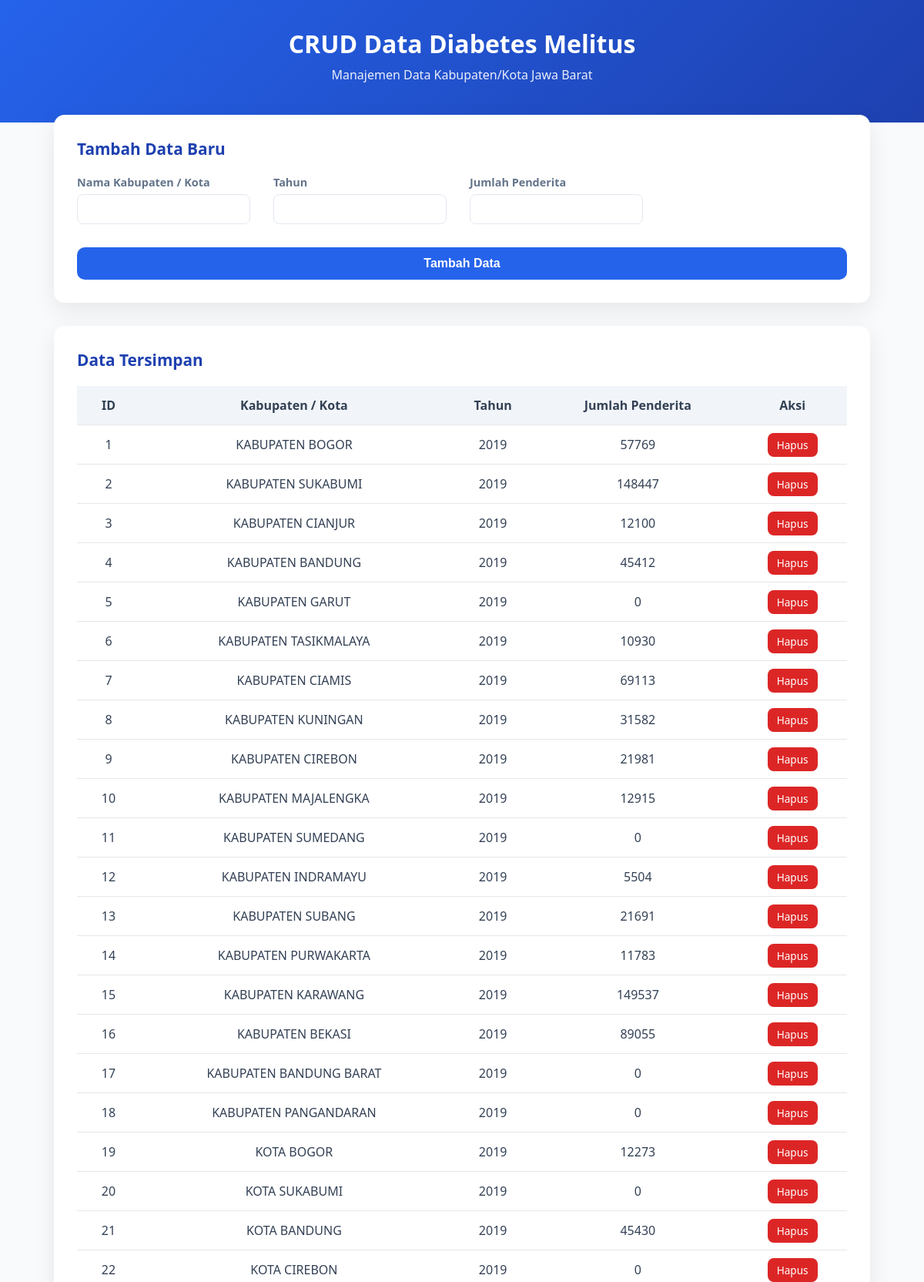
The app's page /crud (upper part) with its own data.
### tables this page shows
CREATE TABLE data_dm_input (
            id INTEGER PRIMARY KEY AUTOINCREMENT,
            nama_kabupaten TEXT,
            tahun INTEGER,
            jumlah_penderita INTEGER
        );

### app.py (the view, shortened to what this page needs)
@app.route("/crud", methods=["GET", "POST"])
def crud():
    conn = get_db_connection()
    data = conn.execute(
        "SELECT * FROM data_dm_input"
    ).fetchall()
    conn.close()
    return render_template("crud.html", data=data)

### app.py (called while the page is built)
def get_db_connection():
    conn = sqlite3.connect("database.db")
    conn.row_factory = sqlite3.Row
    return conn

### templates/crud.html (shortened to what this page needs)
<!DOCTYPE html>
<html lang="id">
    <head>
    </head>
    <body>
        <header>
            <h1>CRUD Data Diabetes Melitus</h1>
            <p>Manajemen Data Kabupaten/Kota Jawa Barat</p>
        </header>
        <main>
            <div class="card">
                <h2>Tambah Data Baru</h2>
                <form method="POST">
                    <div>
                        <label>Nama Kabupaten / Kota</label>
                        <input type="text" name="nama_kabupaten" required>
                    </div>
                    <div>
                        <label>Tahun</label>
                        <input type="number" name="tahun" required>
                    </div>
                    <div>
                        <label>Jumlah Penderita</label>
                        <input type="number" name="jumlah_penderita" required>
                    </div>
                    <button type="submit">Tambah Data</button>
                </form>
            </div>
            <div class="card">
                <h2>Data Tersimpan</h2>
                <table>
                    <thead>
                        <tr>
                            <th>ID</th>
                            <th>Kabupaten / Kota</th>
                            <th>Tahun</th>
                            <th>Jumlah Penderita</th>
                            <th>Aksi</th>
                        </tr>
                    </thead>
                    <tbody>
                        {% for row in data %}
                        <tr>
                            <td>{{ row.id }}</td>
                            <td>{{ row.nama_kabupaten }}</td>
                            <td>{{ row.tahun }}</td>
                            <td>{{ row.jumlah_penderita }}</td>
                            <td>
                                <a class="btn-delete"
                                    href="{{ url_for('delete', id=row.id) }}">
                                    Hapus
                                </a>
                            </td>
                        </tr>
                        {% endfor %}
                    </tbody>
                </table>
            </div>
        </main>
    </body>
</html>

### templates/crud.html (style rules this page uses)
:root { --primary: #2563eb; --primary-dark: #1e40af; --bg: #f8fafc; --card: #ffffff; --text: #334155; --muted: #64748b; --danger: #dc2626; }
* { box-sizing: border-box; }
body { margin: 0; font-family: "Segoe UI", system-ui, -apple-system, sans-serif; background-color: var(--bg); color: var(--text); }
header { background: linear-gradient(135deg, var(--primary), var(--primary-dark)); color: white; padding: 35px 20px; text-align: center; }
header h1 { margin: 0; font-size: 2rem; font-weight: 700; }
header p { margin-top: 8px; font-size: 1rem; opacity: 0.9; }
main { max-width: 1100px; margin: -30px auto 40px; padding: 20px; }
.card { background-color: var(--card); border-radius: 14px; padding: 30px; box-shadow: 0 10px 30px rgba(0, 0, 0, 0.08); margin-bottom: 30px; }
.card h2 { margin-top: 0; margin-bottom: 20px; font-size: 1.3rem; color: var(--primary-dark); }
form { display: grid; grid-template-columns: repeat(auto-fit, minmax(220px, 1fr)); gap: 20px; }
label { font-weight: 600; font-size: 0.9rem; margin-bottom: 6px; display: block; color: var(--muted); }
input { padding: 10px 12px; border-radius: 8px; border: 1px solid #e2e8f0; font-size: 0.95rem; }
button { grid-column: 1 / -1; margin-top: 10px; padding: 12px; background-color: var(--primary); color: white; border: none; border-radius: 10px; font-size: 1rem; font-weight: 600; cursor: pointer; transition: all 0.25s ease; }
table { width: 100%; border-collapse: collapse; margin-top: 10px; }
th, td { padding: 14px 12px; text-align: center; }
th { background-color: #f1f5f9; font-weight: 700; color: var(--secondary); }
tr { border-bottom: 1px solid #e5e7eb; }
.btn-delete { color: white; background-color: var(--danger); padding: 6px 12px; border-radius: 8px; font-size: 0.85rem; text-decoration: none; transition: background-color 0.2s ease; }

### records on screen
data_dm_input: id "1", nama_kabupaten "KABUPATEN BOGOR", tahun "2019", jumlah_penderita "57769"
data_dm_input: id "2", nama_kabupaten "KABUPATEN SUKABUMI", tahun "2019", jumlah_penderita "148447"
data_dm_input: id "3", nama_kabupaten "KABUPATEN CIANJUR", tahun "2019", jumlah_penderita "12100"
data_dm_input: id "4", nama_kabupaten "KABUPATEN BANDUNG", tahun "2019", jumlah_penderita "45412"
data_dm_input: id "5", nama_kabupaten "KABUPATEN GARUT", tahun "2019", jumlah_penderita "0"
data_dm_input: id "6", nama_kabupaten "KABUPATEN TASIKMALAYA", tahun "2019", jumlah_penderita "10930"
data_dm_input: id "7", nama_kabupaten "KABUPATEN CIAMIS", tahun "2019", jumlah_penderita "69113"
data_dm_input: id "8", nama_kabupaten "KABUPATEN KUNINGAN", tahun "2019", jumlah_penderita "31582"
data_dm_input: id "9", nama_kabupaten "KABUPATEN CIREBON", tahun "2019", jumlah_penderita "21981"
data_dm_input: id "10", nama_kabupaten "KABUPATEN MAJALENGKA", tahun "2019", jumlah_penderita "12915"
data_dm_input: id "11", nama_kabupaten "KABUPATEN SUMEDANG", tahun "2019", jumlah_penderita "0"
data_dm_input: id "12", nama_kabupaten "KABUPATEN INDRAMAYU", tahun "2019", jumlah_penderita "5504"
data_dm_input: id "13", nama_kabupaten "KABUPATEN SUBANG", tahun "2019", jumlah_penderita "21691"
data_dm_input: id "14", nama_kabupaten "KABUPATEN PURWAKARTA", tahun "2019", jumlah_penderita "11783"
data_dm_input: id "15", nama_kabupaten "KABUPATEN KARAWANG", tahun "2019", jumlah_penderita "149537"
data_dm_input: id "16", nama_kabupaten "KABUPATEN BEKASI", tahun "2019", jumlah_penderita "89055"
data_dm_input: id "17", nama_kabupaten "KABUPATEN BANDUNG BARAT", tahun "2019", jumlah_penderita "0"
data_dm_input: id "18", nama_kabupaten "KABUPATEN PANGANDARAN", tahun "2019", jumlah_penderita "0"
data_dm_input: id "19", nama_kabupaten "KOTA BOGOR", tahun "2019", jumlah_penderita "12273"
data_dm_input: id "20", nama_kabupaten "KOTA SUKABUMI", tahun "2019", jumlah_penderita "0"
data_dm_input: id "21", nama_kabupaten "KOTA BANDUNG", tahun "2019", jumlah_penderita "45430"
data_dm_input: id "22", nama_kabupaten "KOTA CIREBON", tahun "2019", jumlah_penderita "0"
